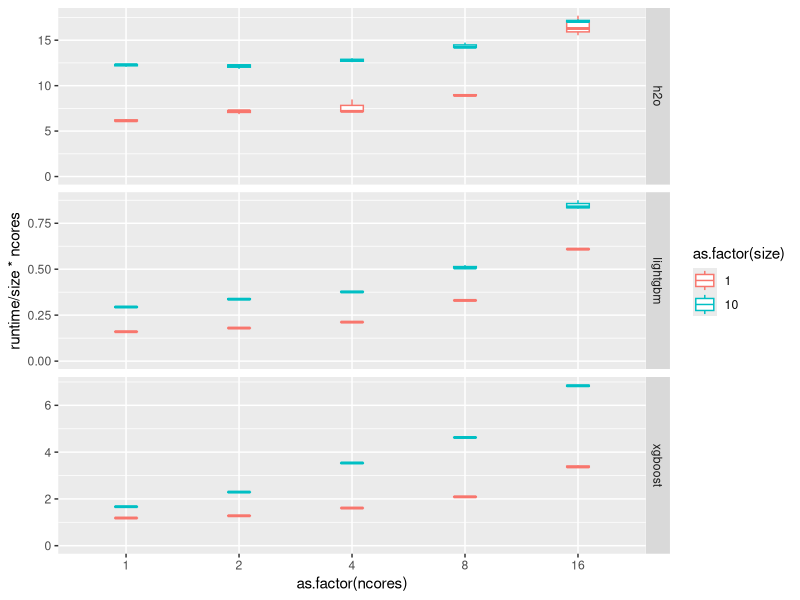

Here is the R script that generated this plot:
## ---- chunk 1

library(tidyverse)

d <- read_delim("res.csv", delim=":", 
        col_names = c("size","tool","ncores","cores","runtime")) 

## ---- chunk 2

ggplot(d) + geom_boxplot(aes(x = as.factor(ncores), y = runtime/size*ncores, color = as.factor(size)), 
      position = position_dodge(0), width = 0.4) +
  facet_grid(tool~., scales="free") + ylim(c(0,NA)) 
